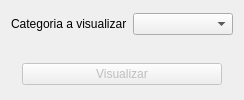
                 <widget class="QWidget" name="dimension3">
                  <property name="enabled">
                   <bool>true</bool>
                  </property>
                  <property name="sizePolicy">
                   <sizepolicy hsizetype="Expanding" vsizetype="Expanding">
                    <horstretch>0</horstretch>
                    <verstretch>0</verstretch>
                   </sizepolicy>
                  </property>
                  <attribute name="title">
                   <string>Vista 3D</string>
                  </attribute>
                  <layout class="QGridLayout" name="gridLayout_14">
                   <item row="0" column="0">
                    <layout class="QGridLayout" name="gridLayout_8">
                     <item row="3" column="0" colspan="2">
                      <layout class="QHBoxLayout" name="graphlayout3d"/>
                     </item>
                     <item row="0" column="0" alignment="Qt::AlignRight">
                      <widget class="QLabel" name="label_15">
                       <property name="text">
                        <string>Categoria a visualizar</string>
                       </property>
                      </widget>
                     </item>
                     <item row="0" column="1" alignment="Qt::AlignLeft">
                      <widget class="QComboBox" name="cat3d">
                       <property name="sizePolicy">
                        <sizepolicy hsizetype="Expanding" vsizetype="Fixed">
                         <horstretch>0</horstretch>
                         <verstretch>0</verstretch>
                        </sizepolicy>
                       </property>
                       <property name="minimumSize">
                        <size>
                         <width>100</width>
                         <height>0</height>
                        </size>
                       </property>
                       <property name="maximumSize">
                        <size>
                         <width>200</width>
                         <height>16777215</height>
                        </size>
                       </property>
                      </widget>
                     </item>
                     <item row="2" column="0" colspan="2" alignment="Qt::AlignHCenter">
                      <widget class="QPushButton" name="view3d">
                       <property name="enabled">
                        <bool>false</bool>
                       </property>
                       <property name="sizePolicy">
                        <sizepolicy hsizetype="Fixed" vsizetype="Fixed">
                         <horstretch>0</horstretch>
                         <verstretch>0</verstretch>
                        </sizepolicy>
                       </property>
                       <property name="minimumSize">
                        <size>
                         <width>200</width>
                         <height>0</height>
                        </size>
                       </property>
                       <property name="text">
                        <string>Visualizar</string>
                       </property>
                      </widget>
                     </item>
                     <item row="1" column="0" colspan="2">
                      <spacer name="verticalSpacer_7">
                       <property name="orientation">
                        <enum>Qt::Vertical</enum>
                       </property>
                       <property name="sizeType">
                        <enum>QSizePolicy::Fixed</enum>
                       </property>
                       <property name="sizeHint" stdset="0">
                        <size>
                         <width>20</width>
                         <height>20</height>
                        </size>
                       </property>
                      </spacer>
                     </item>
                    </layout>
                   </item>
                  </layout>
                 </widget>
